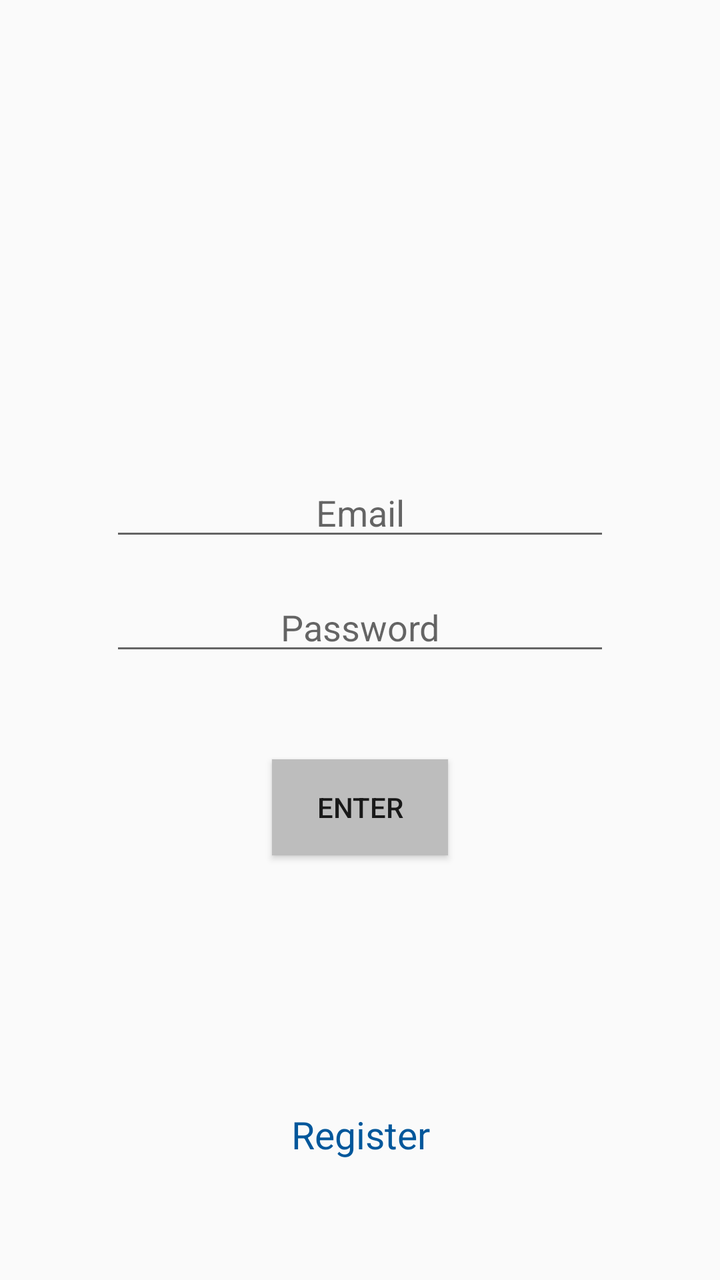
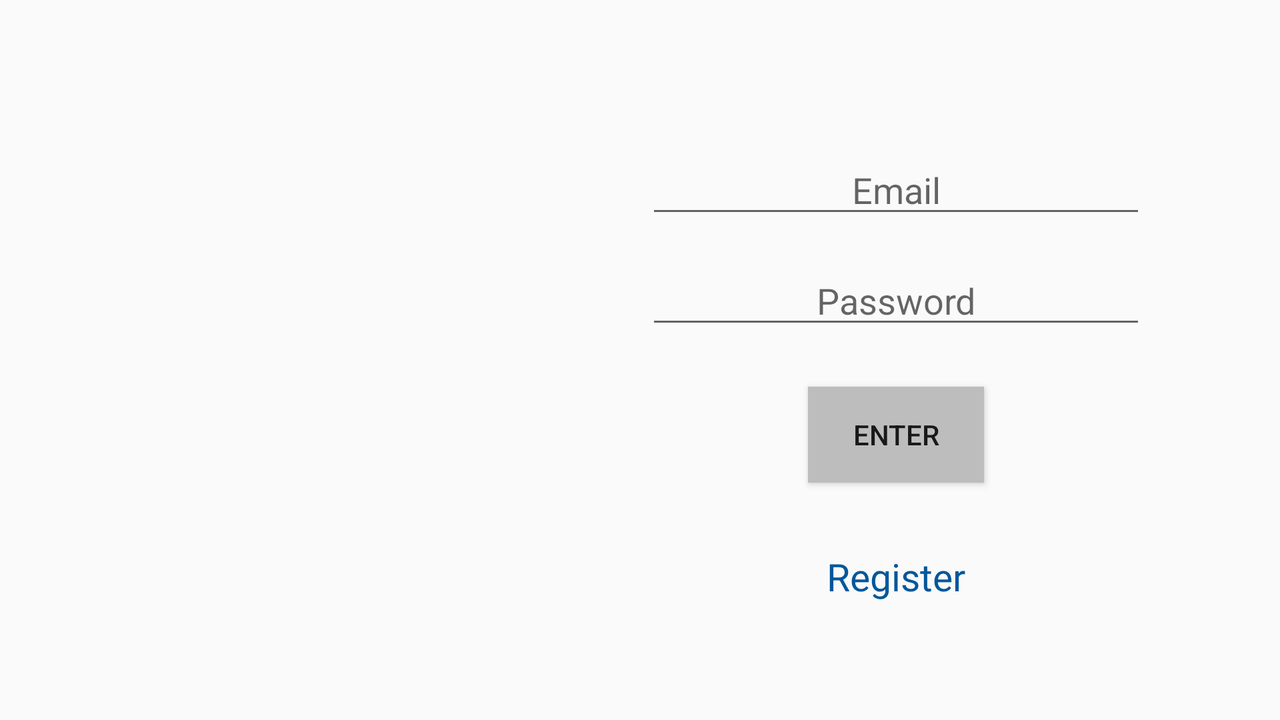

Compare how this app lays out the same screen by default and in its alternative resource folder. The renders come first, then the two layout files and the values they reference.
<!-- AndroidManifest.xml: application theme AppTheme -->
<!-- res/layout/activity_main.xml -->
<?xml version="1.0" encoding="utf-8"?>
<android.support.constraint.ConstraintLayout xmlns:android="http://schemas.android.com/apk/res/android"
    xmlns:app="http://schemas.android.com/apk/res-auto"
    xmlns:tools="http://schemas.android.com/tools"
    android:layout_width="match_parent"
    android:layout_height="match_parent"
    tools:context="co.edu.udea.compumovil.gr05_20172.lab1.MainActivity">

    <ImageView
        android:id="@+id/imgLogIn"
        android:layout_width="161dp"
        android:layout_height="136dp"
        android:layout_marginLeft="8dp"
        android:layout_marginRight="8dp"
        android:layout_marginTop="42dp"
        app:layout_constraintHorizontal_bias="0.502"
        app:layout_constraintLeft_toLeftOf="parent"
        app:layout_constraintRight_toRightOf="parent"
        app:layout_constraintTop_toTopOf="parent"
        app:srcCompat="@drawable/logo" />

    <EditText
        android:id="@+id/txtUserLog"
        style="@style/styleTxt"
        android:inputType="textPersonName"
        android:hint="@string/email"
        android:layout_marginRight="8dp"
        app:layout_constraintRight_toRightOf="parent"
        android:layout_marginLeft="8dp"
        app:layout_constraintLeft_toLeftOf="parent"
        android:layout_marginTop="56dp"
        app:layout_constraintTop_toBottomOf="@+id/imgLogIn" />

    <EditText
        android:id="@+id/txtUserPass"
        style="@style/styleTxt"
        android:layout_marginLeft="8dp"
        android:layout_marginRight="8dp"
        android:hint="@string/password"
        android:inputType="textPassword"
        app:layout_constraintLeft_toLeftOf="parent"
        app:layout_constraintRight_toRightOf="parent"
        app:layout_constraintTop_toBottomOf="@+id/txtUserLog"
        android:layout_marginTop="16dp" />

    <Button
        android:id="@+id/btnLogin"
        style="@style/styleBtn"
        android:text="@string/enter"
        android:layout_marginLeft="8dp"
        app:layout_constraintLeft_toLeftOf="parent"
        android:layout_marginRight="8dp"
        app:layout_constraintRight_toRightOf="parent"
        app:layout_constraintTop_toBottomOf="@+id/txtUserPass"
        android:layout_marginTop="47dp" />

    <TextView
        android:id="@+id/txtViewRegister"
        style="@style/styleTxtView"
        android:layout_marginTop="8dp"
        app:layout_constraintTop_toBottomOf="@+id/btnLogin"
        app:layout_constraintBottom_toBottomOf="parent"
        android:layout_marginBottom="8dp"
        android:layout_marginRight="8dp"
        app:layout_constraintVertical_bias="0.696"
        app:layout_constraintRight_toRightOf="parent"
        android:layout_marginLeft="8dp"
        app:layout_constraintLeft_toLeftOf="parent"
        app:layout_constraintHorizontal_bias="0.501" />

</android.support.constraint.ConstraintLayout>
<!-- resources referenced by this layout -->
<resources>
  <string name="email">Email</string>
  <string name="enter">Enter</string>
  <string name="password">Password</string>
  <style name="styleBtn">
  
          <item name="android:layout_width">wrap_content</item>
          <item name="android:layout_height">wrap_content</item>
          <item name="android:layout_marginTop">24dp</item>
          <item name="android:layout_marginBottom">14dp</item>
          <item name="android:background">#BDBDBD</item>
  
      </style>
  <style name="styleTxt">
  
          <item name="android:layout_width">250dp</item>
          <item name="android:layout_height">wrap_content</item>
          <item name="android:gravity">center</item>
          <item name="android:layout_marginTop">14dp</item>
      </style>
  <style name="styleTxtView">
  
          <item name="android:textSize">19dp</item>
          <item name="android:textColor">#01579b</item>
          <item name="android:text">@string/register</item>
          <item name="android:layout_width">wrap_content</item>
          <item name="android:layout_height">wrap_content</item>
          <item name="android:onClick">onClick</item>
          <item name="android:clickable">true</item>
  
      </style>
  <style name="AppTheme" parent="Theme.AppCompat.Light.DarkActionBar">
          
          <item name="colorPrimary">@color/colorPrimary</item>
          <item name="colorPrimaryDark">@color/colorPrimaryDark</item>
          <item name="colorAccent">@color/colorAccent</item>
      </style>
  <string name="register">Register</string>
</resources>
<!-- res/layout-land/activity_main.xml (the repository's variant of the layout above) -->
<!-- drawn on the phone turned sideways -->
<?xml version="1.0" encoding="utf-8"?>
<LinearLayout xmlns:android="http://schemas.android.com/apk/res/android"
    xmlns:app="http://schemas.android.com/apk/res-auto"
    android:orientation="horizontal" android:layout_width="match_parent"
    android:layout_height="match_parent">

    <LinearLayout
        android:layout_width="0dp"
        android:layout_height="match_parent"
        android:orientation="vertical"
        android:layout_weight="0.4">

        <ImageView
            android:id="@+id/imgLogIn"
            android:layout_width="match_parent"
            android:layout_height="311dp"
            android:orientation="vertical"
            app:srcCompat="@drawable/logo" />

    </LinearLayout>

    <LinearLayout
        android:layout_width="0dp"
        android:layout_height="match_parent"
        android:gravity="center"
        android:orientation="vertical"
        android:layout_weight="0.6">

        <EditText
            android:id="@+id/txtUserLog"
            style="@style/styleTxt"
            android:hint="@string/email"
            android:gravity="center"
            android:inputType="textPersonName" />

        <EditText
            android:id="@+id/txtUserPass"
            style="@style/styleTxt"
            android:gravity="center"
            android:hint="@string/password"
            android:inputType="textPersonName" />

        <Button
            android:id="@+id/btnLogin"
            style="@style/styleBtn"
            android:text="@string/enter" />

        <TextView
            android:id="@+id/txtViewRegister"
            style="@style/styleTxtView"
            android:text="@string/register"
            android:layout_marginTop="20dp"
            />

    </LinearLayout>

</LinearLayout>
<!-- resources referenced by the variant -->
<!-- as the phone turned sideways resolves them -->
<resources>
  <string name="email">Email</string>
  <string name="enter">Enter</string>
  <string name="password">Password</string>
  <string name="register">Register</string>
  <style name="styleBtn">
  
          <item name="android:layout_width">wrap_content</item>
          <item name="android:layout_height">wrap_content</item>
          <item name="android:layout_marginTop">24dp</item>
          <item name="android:layout_marginBottom">14dp</item>
          <item name="android:background">#BDBDBD</item>
  
      </style>
  <style name="styleTxt">
  
          <item name="android:layout_width">250dp</item>
          <item name="android:layout_height">wrap_content</item>
          <item name="android:gravity">center</item>
          <item name="android:layout_marginTop">14dp</item>
      </style>
  <style name="styleTxtView">
  
          <item name="android:textSize">19dp</item>
          <item name="android:textColor">#01579b</item>
          <item name="android:text">@string/register</item>
          <item name="android:layout_width">wrap_content</item>
          <item name="android:layout_height">wrap_content</item>
          <item name="android:onClick">onClick</item>
          <item name="android:clickable">true</item>
  
      </style>
  <style name="AppTheme" parent="Theme.AppCompat.Light.DarkActionBar">
          
          <item name="colorPrimary">@color/colorPrimary</item>
          <item name="colorPrimaryDark">@color/colorPrimaryDark</item>
          <item name="colorAccent">@color/colorAccent</item>
      </style>
</resources>
